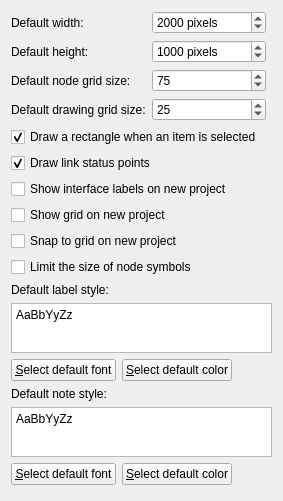
     <widget class="QWidget" name="uiSceneTab">
      <attribute name="title">
       <string>Topology view</string>
      </attribute>
      <layout class="QGridLayout" name="gridLayout_3">
       <item row="0" column="0">
        <widget class="QLabel" name="uiSceneWidthLabel">
         <property name="text">
          <string>Default width:</string>
         </property>
        </widget>
       </item>
       <item row="13" column="0">
        <widget class="QLabel" name="uiNotePreviewLabel">
         <property name="text">
          <string>Default note style:</string>
         </property>
        </widget>
       </item>
       <item row="6" column="0" colspan="2">
        <widget class="QCheckBox" name="uiShowInterfaceLabelsOnNewProject">
         <property name="text">
          <string>Show interface labels on new project</string>
         </property>
        </widget>
       </item>
       <item row="1" column="0">
        <widget class="QLabel" name="uiSceneHeightLabel">
         <property name="text">
          <string>Default height:</string>
         </property>
        </widget>
       </item>
       <item row="14" column="0" colspan="3">
        <widget class="QPlainTextEdit" name="uiDefaultNoteStylePlainTextEdit">
         <property name="sizePolicy">
          <sizepolicy hsizetype="MinimumExpanding" vsizetype="Expanding">
           <horstretch>0</horstretch>
           <verstretch>0</verstretch>
          </sizepolicy>
         </property>
         <property name="maximumSize">
          <size>
           <width>16777215</width>
           <height>50</height>
          </size>
         </property>
         <property name="focusPolicy">
          <enum>Qt::NoFocus</enum>
         </property>
         <property name="readOnly">
          <bool>true</bool>
         </property>
         <property name="plainText">
          <string>AaBbYyZz</string>
         </property>
        </widget>
       </item>
       <item row="15" column="0" colspan="3">
        <layout class="QHBoxLayout" name="horizontalLayout_14">
         <item>
          <widget class="QPushButton" name="uiDefaultNoteFontPushButton">
           <property name="text">
            <string>&amp;Select default font</string>
           </property>
          </widget>
         </item>
         <item>
          <widget class="QPushButton" name="uiDefaultNoteColorPushButton">
           <property name="text">
            <string>&amp;Select default color</string>
           </property>
          </widget>
         </item>
         <item>
          <spacer name="horizontalSpacer_5">
           <property name="orientation">
            <enum>Qt::Horizontal</enum>
           </property>
           <property name="sizeHint" stdset="0">
            <size>
             <width>40</width>
             <height>20</height>
            </size>
           </property>
          </spacer>
         </item>
        </layout>
       </item>
       <item row="9" column="0" colspan="2">
        <widget class="QCheckBox" name="uiLimitSizeNodeSymbolCheckBox">
         <property name="text">
          <string>Limit the size of node symbols</string>
         </property>
        </widget>
       </item>
       <item row="12" column="0" colspan="3">
        <layout class="QHBoxLayout" name="horizontalLayout_5">
         <item>
          <widget class="QPushButton" name="uiDefaultLabelFontPushButton">
           <property name="text">
            <string>&amp;Select default font</string>
           </property>
          </widget>
         </item>
         <item>
          <widget class="QPushButton" name="uiDefaultLabelColorPushButton">
           <property name="text">
            <string>&amp;Select default color</string>
           </property>
          </widget>
         </item>
         <item>
          <spacer name="horizontalSpacer_3">
           <property name="orientation">
            <enum>Qt::Horizontal</enum>
           </property>
           <property name="sizeHint" stdset="0">
            <size>
             <width>40</width>
             <height>20</height>
            </size>
           </property>
          </spacer>
         </item>
        </layout>
       </item>
       <item row="11" column="0" colspan="3">
        <widget class="QPlainTextEdit" name="uiDefaultLabelStylePlainTextEdit">
         <property name="sizePolicy">
          <sizepolicy hsizetype="MinimumExpanding" vsizetype="Expanding">
           <horstretch>0</horstretch>
           <verstretch>0</verstretch>
          </sizepolicy>
         </property>
         <property name="maximumSize">
          <size>
           <width>16777215</width>
           <height>50</height>
          </size>
         </property>
         <property name="focusPolicy">
          <enum>Qt::NoFocus</enum>
         </property>
         <property name="readOnly">
          <bool>true</bool>
         </property>
         <property name="plainText">
          <string>AaBbYyZz</string>
         </property>
        </widget>
       </item>
       <item row="1" column="1">
        <widget class="QSpinBox" name="uiSceneHeightSpinBox">
         <property name="sizePolicy">
          <sizepolicy hsizetype="Expanding" vsizetype="Fixed">
           <horstretch>0</horstretch>
           <verstretch>0</verstretch>
          </sizepolicy>
         </property>
         <property name="focusPolicy">
          <enum>Qt::StrongFocus</enum>
         </property>
         <property name="suffix">
          <string> pixels</string>
         </property>
         <property name="minimum">
          <number>500</number>
         </property>
         <property name="maximum">
          <number>1000000</number>
         </property>
         <property name="singleStep">
          <number>100</number>
         </property>
         <property name="value">
          <number>1000</number>
         </property>
        </widget>
       </item>
       <item row="0" column="1">
        <widget class="QSpinBox" name="uiSceneWidthSpinBox">
         <property name="sizePolicy">
          <sizepolicy hsizetype="Expanding" vsizetype="Fixed">
           <horstretch>0</horstretch>
           <verstretch>0</verstretch>
          </sizepolicy>
         </property>
         <property name="focusPolicy">
          <enum>Qt::StrongFocus</enum>
         </property>
         <property name="suffix">
          <string> pixels</string>
         </property>
         <property name="minimum">
          <number>500</number>
         </property>
         <property name="maximum">
          <number>1000000</number>
         </property>
         <property name="singleStep">
          <number>100</number>
         </property>
         <property name="value">
          <number>2000</number>
         </property>
        </widget>
       </item>
       <item row="8" column="0" colspan="2">
        <widget class="QCheckBox" name="uiSnapToGridOnNewProject">
         <property name="text">
          <string>Snap to grid on new project</string>
         </property>
        </widget>
       </item>
       <item row="3" column="0">
        <widget class="QLabel" name="uiDrawingGridSizeLabel">
         <property name="text">
          <string>Default drawing grid size:</string>
         </property>
        </widget>
       </item>
       <item row="10" column="0">
        <widget class="QLabel" name="uiLabelPreviewLabel">
         <property name="text">
          <string>Default label style:</string>
         </property>
        </widget>
       </item>
       <item row="2" column="0">
        <widget class="QLabel" name="uiNodeGridSizeLabel">
         <property name="text">
          <string>Default node grid size:</string>
         </property>
        </widget>
       </item>
       <item row="3" column="1">
        <widget class="QSpinBox" name="uiDrawingGridSizeSpinBox">
         <property name="sizePolicy">
          <sizepolicy hsizetype="Expanding" vsizetype="Fixed">
           <horstretch>0</horstretch>
           <verstretch>0</verstretch>
          </sizepolicy>
         </property>
         <property name="focusPolicy">
          <enum>Qt::StrongFocus</enum>
         </property>
         <property name="minimum">
          <number>5</number>
         </property>
         <property name="maximum">
          <number>100</number>
         </property>
         <property name="singleStep">
          <number>5</number>
         </property>
         <property name="value">
          <number>25</number>
         </property>
        </widget>
       </item>
       <item row="2" column="1">
        <widget class="QSpinBox" name="uiNodeGridSizeSpinBox">
         <property name="sizePolicy">
          <sizepolicy hsizetype="Expanding" vsizetype="Fixed">
           <horstretch>0</horstretch>
           <verstretch>0</verstretch>
          </sizepolicy>
         </property>
         <property name="focusPolicy">
          <enum>Qt::StrongFocus</enum>
         </property>
         <property name="minimum">
          <number>5</number>
         </property>
         <property name="maximum">
          <number>150</number>
         </property>
         <property name="singleStep">
          <number>5</number>
         </property>
         <property name="value">
          <number>75</number>
         </property>
        </widget>
       </item>
       <item row="7" column="0" colspan="2">
        <widget class="QCheckBox" name="uiShowGridOnNewProject">
         <property name="text">
          <string>Show grid on new project</string>
         </property>
        </widget>
       </item>
       <item row="4" column="0" colspan="3">
        <widget class="QCheckBox" name="uiRectangleSelectedItemCheckBox">
         <property name="text">
          <string>Draw a rectangle when an item is selected</string>
         </property>
         <property name="checked">
          <bool>true</bool>
         </property>
        </widget>
       </item>
       <item row="16" column="0">
        <spacer name="verticalSpacer_2">
         <property name="orientation">
          <enum>Qt::Vertical</enum>
         </property>
         <property name="sizeHint" stdset="0">
          <size>
           <width>20</width>
           <height>5</height>
          </size>
         </property>
        </spacer>
       </item>
       <item row="5" column="0" colspan="2">
        <widget class="QCheckBox" name="uiDrawLinkStatusPointsCheckBox">
         <property name="text">
          <string>Draw link status points</string>
         </property>
         <property name="checked">
          <bool>true</bool>
         </property>
        </widget>
       </item>
      </layout>
     </widget>
